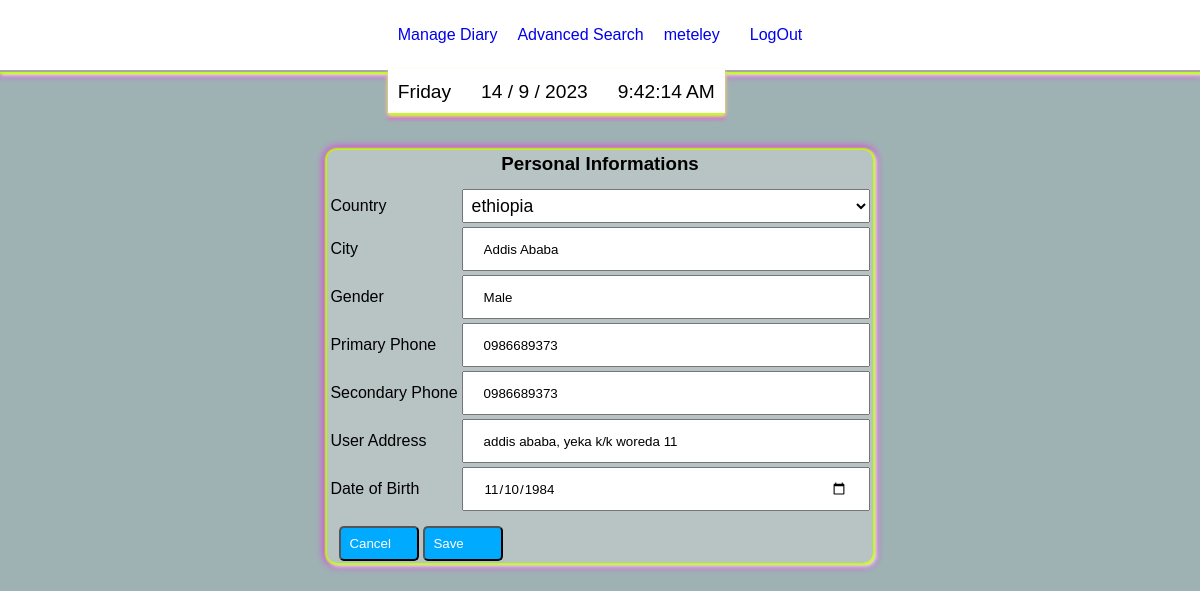
The page /changepersonalinfo (signed in) on the database its author committed.
### tables this page shows
CREATE TABLE users (id INTEGER PRIMARY KEY AUTOINCREMENT NOT NULL, username TEXT NOT NULL, hash TEXT NOT NULL, fname type text, lname type text, useremail text, dateregistered type text, dateofbirth type text, primaryphone type text, country type text, secondaryphone type text, city type text, gender type text, facebookaddress type text, telegramaddress type text, instagramaddress type text, twitteraddress type text, useraddress type text, numberofprofilechanges type integer default 0, emailconfirmed type text default 'False');

### app.py (the view)
@app.route("/changepersonalinfo")  # type: ignore
@login_required
def changeinfo():
    if request.method == "POST":
        pass
    else:
        return render_template("profile.html", current_user_name=global_user_name(), upi=user_profile_information()[0], change_personal_info=1)

### app.py (called while the page is built)
def login_required(f):
    @wraps(f)
    def decorated_function(*args, **kwargs):
        if not session.get('logged_in'):
            return redirect('/login')
        return f(*args, **kwargs)
    return decorated_function

def global_user_name():
    current_user_name = db.execute(
        "SELECT username FROM users WHERE id = ?", session["user_id"])
    return (current_user_name)

def user_profile_information():
    name = global_user_name()
    user_profile_information = db.execute(
        "SELECT * FROM users WHERE username = ?", name[0]["username"])
    return user_profile_information

@app.after_request
def after_request(response):
    response.headers["Cache-Control"] = "no-cache, no-store, must-revalidate"
    response.headers["Expires"] = 0
    response.headers["Pragma"] = "no-cache"
    return response

### templates/profile.html (shortened to what this page needs)
{% extends "layout.html" %}
{% block main %}
<div>
    <div class="center-text">
        {% if change_personal_info %}
        <div class= "margin-b float-bg-light magenta-box-shadow">
          <table>
            <tbody>
            <tr>
              <td colspan="2">
                <div class="flex margin-bottom-s">
                  <h3 class="center-text">Personal Informations</h3>
                </div>
              </td>
            </tr>
              <tr>
                <td>Country</td>
                <td>
                  <select class="select-s" name="country">
                    <option value='{{upi["country"]}}'>{{upi["country"]}}</option>
                  </select>
                </td>
              </tr>
              <tr>
                <td>City </td>
                <td><input type="text" name = "city" value ='{{upi["city"]}}' placeholder="City"></td>
              </tr>
              <tr>
                <td>Gender</td>
                <td><input type="text" name="gender" value ='{{upi["gender"]}}' placeholder="Gender"></td>
              </tr>
              <tr>
                <td>Primary Phone</td>
                <td><input type="text" name = "primaryphone" value ='{{upi["primaryphone"]}}'placeholder="Primary Phone Number"></td>
              </tr>
              <tr>
                <td>Secondary Phone</td>
                <td>  <input type="text" name="secondaryphone" value ='{{upi["secondaryphone"]}}' placeholder="secondary phone"></td>
              </tr>
              <tr>
                <td>User Address</td>
                <td><input type="text" name="useraddress" value ='{{upi["useraddress"]}}' placeholder="User Address"></td>
              </tr>
              <tr>
                <td>Date of Birth</td>
                <td><input type="date" name= "dateofbirth" value ='{{upi["dateofbirth"]}}' placeholder="Date of Birth"></td>
              </tr>
            </tbody>
          </table>
          <div class="flex-horizontal margin-m">
            <button class="my-button-1"> Cancel</button>
            <button class ="my-button-1">Save</button>
          </div>
        </div>
        {% endif %}
    </div>
</div>
{% endblock %}

### templates/layout.html (shortened to what this page needs)
<!DOCTYPE html>
<html lang="en">
    <head>
        <link rel="stylesheet" type="text/css" href="../static/virtual-select.min.css">
        <link rel="stylesheet" href="static/style.css">
    </head>
    <body onload = "showedited(); loadCatagories()">
        <div class="container">
            <div class="header magenta-box-shadow">
              <div class = "">
                <ul class = "date-time nav flex-horizontal  white-background clock-box-shadow">
                  <li id="day" class = "nav-list"></li>
                  <li id="today" class = "nav-list"></li>
                  <li id="clock" class = "nav-list"></li>
                </ul>
              </div>
                {% if session["user_id"] %}
                <ul class="nav">
                    <li class="nav-down"> <a href= "/managediary">Manage Diary</a>
                    </li>
                </ul>
                <ul class="nav">
                    <li><a href="/search">Advanced Search </a></li>
                </ul>
                <ul class="nav">
                    <li class="nav-down">  <a href="/manageprofile"> {% if current_user_name %} {{current_user_name[0]["username"]}} {% endif %}</a>
                    </li>
                    <li >   <a href="/logout">LogOut</a> </li>
                </ul>
                    {% endif %}
            </div>
                        <div class = "image-diary">
                        <div class="center-body">
                                {% block main %}
                                {% endblock %}
                        </div>
                      </div>
                    </div>
                </body>
    </html>

### static/style.css (style rules this page uses)
*, *::before, *::after { font-family: Arial, Helvetica, sans-serif; box-sizing: border-box; }
body { margin: 0; padding: 0; background-color: rgb(158, 178, 180); }
.container { position: relative; margin-top: 120px; width: 100%; height: fit-content; font-family: cursive, arial; }
.header { position: fixed; width: 100%; background-color: white; top: 0px; display: flex; border-bottom: 2px solid rgb(170, 166, 166); justify-content: center; z-index: 11; }
.nav { position: relative; display: flex; gap: 10px; list-style: none; justify-content: center; padding-right: 10px; z-index: 1; }
.date-time { position: absolute; top: 50px; }
.center-body { background-size: contain; background-repeat:no-repeat; background-position: center center; display: flex; flex-direction: column; top: 0px; left: 0px; width: 100%; height: 100%; justify-content: flex-start; align-items: center; z-index: -1; margin: 0px 0px; }
.header ul, .max-content { width: max-content; padding: 0px; }
a { text-decoration: none; }
.nav-down { padding: 10px; }
ul li { padding: 10px 10px; }
li { border-color: 2px solid blue; }
button { display: flex; flex-shrink: 0; min-width: 6em; padding: 10px 48px; border-radius: 10px; }
.my-button-1, .my-button-fixed .custom-button { background-color: rgb(0, 170, 255); padding: 8px; margin: 2px; border-radius: 5px; align-self: center; color: white; }
input { align-self: center; padding: 20px; width: 100%; height: 20px; }
.center-text { margin: 0 auto; }
.flex, .edit-flex { display: flex; flex-direction: column; flex: 1; flex-basis: 100%; flex-wrap: wrap; }
.flex-horizontal { display: flex; flex-wrap: nowrap; justify-content: flex-start; align-items: flex-start; font-size: 1.2rem; }
.margin-m { margin: 10px; }
.margin-b { margin: 30px; }
.margin-bottom-s { margin-bottom: 10px; }
.float-bg-light { background: rgba(223, 221, 221, 0.4); border-radius: 10px; }
.white-background { background: white; }
.magenta-box-shadow { box-shadow: 0 2px 2px 2px rgb(188, 255, 6), 2px 2px 4px 1px rgb(250, 252, 252), 0px 2px 8px 2px magenta; }
.clock-box-shadow { border-top: 2px solid white; box-shadow: 0px 3px 4px 0px rgb(188, 255, 6), 0px 3px 4px 0px rgb(250, 252, 252), 0px 5px 4px 0px magenta; }
.magenta-box-shadow { box-shadow: 0 0 2px 2px rgb(188, 255, 6), 2px 2px 4px 1px rgb(250, 252, 252), 0px 0px 8px 2px magenta; }
.select-s { padding: 5px; font-size: 1.1rem; width: min-content; }
table, tr, td, th { border: 0px dashed green; }
@media (min-width: 1000px) { .flex { flex-direction: row; } }

### rows shown on the page
users: username "meteley", country "ethiopia", city "Addis Ababa", gender "Male", primaryphone "0986689373", secondaryphone "0986689373", useraddress "addis ababa, yeka k/k woreda 11", dateofbirth "11/10/1984"
